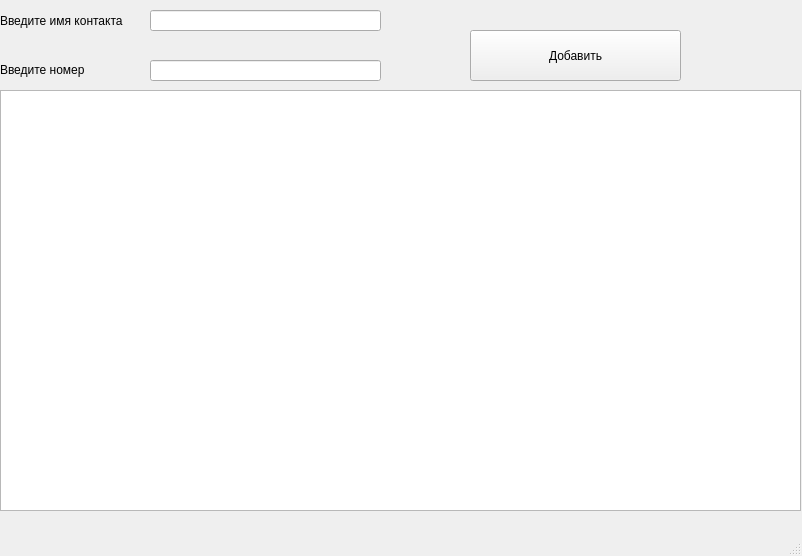
<?xml version="1.0" encoding="UTF-8"?>
<ui version="4.0">
 <class>MainWindow</class>
 <widget class="QMainWindow" name="MainWindow">
  <property name="geometry">
   <rect>
    <x>0</x>
    <y>0</y>
    <width>802</width>
    <height>556</height>
   </rect>
  </property>
  <property name="windowTitle">
   <string>MainWindow</string>
  </property>
  <widget class="QWidget" name="centralwidget">
   <widget class="QListWidget" name="listWidget">
    <property name="geometry">
     <rect>
      <x>0</x>
      <y>90</y>
      <width>801</width>
      <height>421</height>
     </rect>
    </property>
   </widget>
   <widget class="QLineEdit" name="lineEdit">
    <property name="geometry">
     <rect>
      <x>150</x>
      <y>10</y>
      <width>231</width>
      <height>21</height>
     </rect>
    </property>
   </widget>
   <widget class="QLineEdit" name="lineEdit_2">
    <property name="geometry">
     <rect>
      <x>150</x>
      <y>60</y>
      <width>231</width>
      <height>21</height>
     </rect>
    </property>
   </widget>
   <widget class="QPushButton" name="pushButton">
    <property name="geometry">
     <rect>
      <x>470</x>
      <y>30</y>
      <width>211</width>
      <height>51</height>
     </rect>
    </property>
    <property name="text">
     <string>Добавить</string>
    </property>
   </widget>
   <widget class="QLabel" name="label">
    <property name="geometry">
     <rect>
      <x>0</x>
      <y>10</y>
      <width>151</width>
      <height>21</height>
     </rect>
    </property>
    <property name="text">
     <string>Введите имя контакта</string>
    </property>
   </widget>
   <widget class="QLabel" name="label_2">
    <property name="geometry">
     <rect>
      <x>0</x>
      <y>60</y>
      <width>151</width>
      <height>20</height>
     </rect>
    </property>
    <property name="text">
     <string>Введите номер</string>
    </property>
   </widget>
  </widget>
  <widget class="QMenuBar" name="menubar">
   <property name="geometry">
    <rect>
     <x>0</x>
     <y>0</y>
     <width>802</width>
     <height>21</height>
    </rect>
   </property>
  </widget>
  <widget class="QStatusBar" name="statusbar"/>
 </widget>
 <resources/>
 <connections/>
</ui>
